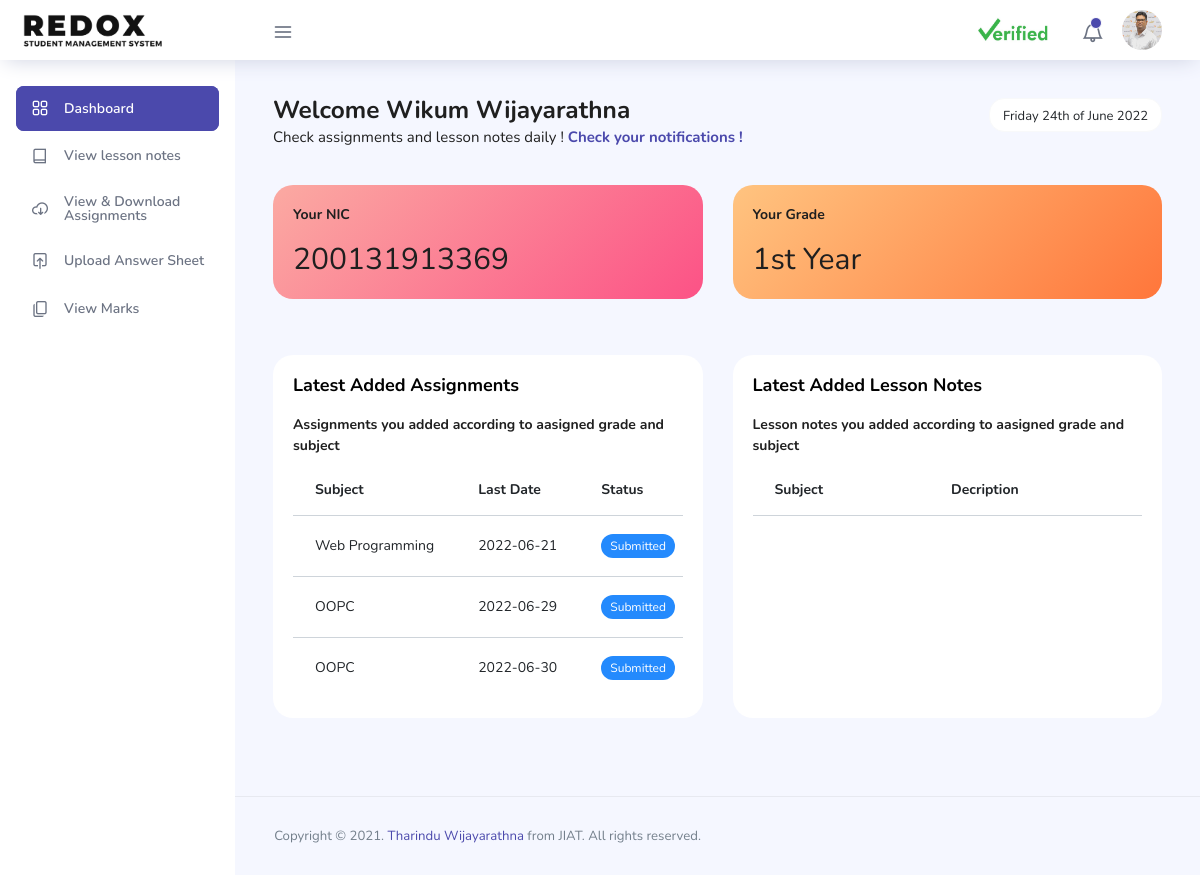
Screenshot of /student_dashboard.php (signed in) with the database file from the repository.
### tables this page shows
CREATE TABLE IF NOT EXISTS `student_img` (
  `id` int NOT NULL AUTO_INCREMENT,
  `students_id` int NOT NULL,
  `path` varchar(80) DEFAULT NULL,
  PRIMARY KEY (`id`),
  KEY `fk_student_img_students1_idx` (`students_id`),
  CONSTRAINT `fk_student_img_students1` FOREIGN KEY (`students_id`) REFERENCES `students` (`id`)
);

CREATE TABLE IF NOT EXISTS `grade` (
  `id` int NOT NULL AUTO_INCREMENT,
  `grade` varchar(45) DEFAULT NULL,
  PRIMARY KEY (`id`)
);

CREATE TABLE IF NOT EXISTS `subject` (
  `id` int NOT NULL AUTO_INCREMENT,
  `subject` varchar(45) DEFAULT NULL,
  PRIMARY KEY (`id`)
);

CREATE TABLE IF NOT EXISTS `added_assignment` (
  `id` int NOT NULL AUTO_INCREMENT,
  `subject_id` int NOT NULL,
  `grade_id` int NOT NULL,
  `teachers_id` int NOT NULL,
  `description` varchar(60) DEFAULT NULL,
  `path` varchar(80) DEFAULT NULL,
  `start_date` date DEFAULT NULL,
  `last_date` date DEFAULT NULL,
  PRIMARY KEY (`id`),
  KEY `fk_added_assignment_subject1_idx` (`subject_id`),
  KEY `fk_added_assignment_grade1_idx` (`grade_id`),
  KEY `fk_added_assignment_teachers1_idx` (`teachers_id`),
  CONSTRAINT `fk_added_assignment_grade1` FOREIGN KEY (`grade_id`) REFERENCES `grade` (`id`),
  CONSTRAINT `fk_added_assignment_subject1` FOREIGN KEY (`subject_id`) REFERENCES `subject` (`id`),
  CONSTRAINT `fk_added_assignment_teachers1` FOREIGN KEY (`teachers_id`) REFERENCES `teachers` (`id`)
);

### connection.php (called while the page is built, shortened)
<?php
class Database{
    public static $connection;
    public static function setUpConnection()
    {
        if (!isset(Database::$connection)) {
            Database::$connection = new mysqli("localhost", "root", "Wikum@123", "lms_jiat", "3306");
        }
    }
    public static function search($q)
    {
        $resultset = Database::$connection->query($q);
        return $resultset;
    }
}
?>

### student_dashboard.php (the view, shortened to what this page needs)
<?php
require "connection.php";
if (isset($_SESSION["s"])) {
?>
  <!DOCTYPE html>
  <html lang="en">
  <head>
    <link rel="stylesheet" href="vendors/feather/feather.css" />
    <link rel="stylesheet" href="vendors/ti-icons/css/themify-icons.css" />
    <link rel="stylesheet" href="vendors/css/vendor.bundle.base.css" />
    <link rel="stylesheet" href="css/vertical-layout-light/style.css" />
  </head>
  <body>
    <div class="container-scroller">
      <nav class="navbar col-lg-12 col-12 p-0 fixed-top d-flex flex-row">
        <div class="text-center navbar-brand-wrapper d-flex align-items-center justify-content-center">
          <a class="navbar-brand brand-logo mr-5" href="index.html"><img src="images/logo.png" alt="logo" /></a>
        </div>
        <div class="navbar-menu-wrapper d-flex align-items-center justify-content-end">
          <button class="navbar-toggler navbar-toggler align-self-center" type="button" data-toggle="minimize">
            <span class="icon-menu"></span>
          </button>
          <ul class="navbar-nav navbar-nav-right">
            <?php
            if ($_SESSION["s"]["verification_id"] == 1) {
            ?>
              <li class="nav-item"><img src="images/verified.png" width="75px" srcset=""></li>
            <?php
            }
            ?>
            <li class="nav-item dropdown">
              <a class="nav-link count-indicator dropdown-toggle" id="notificationDropdown" href="#" data-toggle="dropdown">
                <i class="icon-bell mx-0"></i>
                <span class="count"></span>
              </a>
            </li>
            <li class="nav-item nav-profile dropdown">
              <a class="nav-link dropdown-toggle" href="#" data-toggle="dropdown" id="profileDropdown">
                <?php
                $imgfind = Database::search("SELECT * FROM `student_img` WHERE `students_id` = '" . $_SESSION["s"]["id"] . "'");
                $inum = $imgfind->num_rows;
                if ($inum == 1) {
                  $idata = $imgfind->fetch_assoc();
                ?>
                  <img src="images/student_profile/<?php echo $idata["path"] ?>" alt="profile">
                <?php
                } else {
                ?>
                  <img src="images/faces/upload.png" alt="profile" />
                <?php
                }
                ?>
              </a>
            </li>
          </ul>
        </div>
      </nav>
      <div class="container-fluid page-body-wrapper">
        <nav class="sidebar sidebar-offcanvas" id="sidebar">
          <ul class="nav">
            <li class="nav-item">
              <a class="nav-link" href="student_dashboard.php">
                <i class="icon-grid menu-icon"></i>
                <span class="menu-title">Dashboard</span>
              </a>
            </li>
            <li class="nav-item">
              <a class="nav-link" href="view_lesson_notes.php">
                <i class="icon-book menu-icon"></i>
                <span class="menu-title">View lesson notes</span>
              </a>
            </li>
            <li class="nav-item">
              <a class="nav-link" href="view_assignments.php">
                <i class="icon-cloud-download  menu-icon"></i>
                <span class="menu-title">View & Download <br> Assignments</span>
              </a>
            </li>
            <li class="nav-item">
              <a class="nav-link" href="upload_assignment.php">
                <i class="icon-upload menu-icon"></i>
                <span class="menu-title">Upload Answer Sheet</span>
              </a>
            </li>
            <li class="nav-item">
              <a class="nav-link" href="view_marks.php">
                <i class="icon-paper-stack menu-icon"></i>
                <span class="menu-title">View Marks</span>
              </a>
            </li>
          </ul>
        </nav>
        <div class="main-panel">
          <div class="content-wrapper">
            <div class="row">
              <div class="col-md-12 grid-margin">
                <div class="row">
                  <div class="col-12 col-xl-8 mb-4 mb-xl-0">
                    <h3 class="font-weight-bold">Welcome <?php echo $_SESSION["s"]["first_name"] . " " . $_SESSION["s"]["last_name"] ?></h3>
                    <h6 class="font-weight-normal mb-0 ">
                      Check assignments and lesson notes daily !
                      <span class="text-primary font-weight-bold">Check your notifications !</span>
                    </h6>
                  </div>
                  <div class="col-12 col-xl-4">
                    <div class="justify-content-end d-flex">
                      <div class="flex-md-grow-1 flex-xl-grow-0">
                        <button class="btn btn-sm btn-light bg-white" type="button" aria-haspopup="true" aria-expanded="true">
                          <i class="mdi mdi-calendar"></i> <?php echo date('l jS \of F Y '); ?>
                        </button>
                      </div>
                    </div>
                  </div>
                </div>
              </div>
            </div>
            <div class="row">
              <div class="col-md-12 grid-margin transparent">
                <div class="row">
                  <div class="col-md-6 mb-3 stretch-card transparent">
                    <div class="card bg-gradient-danger">
                      <div class="card-body">
                        <p class="mb-4 font-weight-bolder">Your NIC</p>
                        <p class="fs-30 mb-2"><?php echo $_SESSION["s"]["nic"] ?></p>
                      </div>
                    </div>
                  </div>
                  <div class="col-md-6 mb-3 stretch-card transparent">
                    <div class="card bg-gradient-warning">
                      <div class="card-body">
                        <p class="mb-4 font-weight-bolder">Your Grade</p>
                        <?php
                        $grade_load = Database::search("SELECT * FROM `grade` WHERE `id` = '" . $_SESSION["s"]["grade_id"] . "'");
                        $gdata = $grade_load->fetch_assoc();
                        ?>
                        <p class="fs-30 mb-2"><?php echo $gdata["grade"] ?></p>
                      </div>
                    </div>
                  </div>
                </div>
              </div>
              <div class="col-md-6 grid-margin stretch-card">
                <div class="card">
                  <div class="card-body">
                    <p class="card-title">Latest Added Assignments</p>
                    <p class="font-weight-bold ">
                      Assignments you added according to aasigned grade and subject
                    </p>
                    <div class="table-responsive">
                      <table class="table">
                        <thead>
                          <tr>
                            <th>Subject</th>
                            <th>Last Date</th>
                            <th>Status</th>
                          </tr>
                        </thead>
                        <tbody>
                          <?php
                          $query = Database::search("SELECT * FROM `added_assignment` WHERE `grade_id` = '" . $_SESSION["s"]["grade_id"] . "'");
                          $qnum = $query->num_rows;
                          for ($i = 0; $i < $qnum; $i++) {
                            $data = $query->fetch_assoc();
                            $subject = Database::search("SELECT * FROM `subject` WHERE `id` = '" . $data["subject_id"] . "'");
                            $subdata = $subject->fetch_assoc();
                            $submit_status = Database::search("SELECT * FROM `upload_assignment` WHERE `added_assignment_id` = '" . $data["id"] . "' AND `subject_id` = '" . $data["subject_id"] . "' AND `grade_id` = '" . $data["grade_id"] . "' AND `students_id` = '" . $_SESSION["s"]["id"] . "'");
                            $sstatus = $submit_status->num_rows;
                          ?>
                            <tr>
                              <td><?php echo $subdata["subject"] ?></td>
                              <td><?php echo $data["last_date"] ?></td>
                              <?php
                              if ($sstatus == 1) {
                              ?>
                                <td><label class="badge badge-info">Submitted</label></td>
                              <?php
                              } else {
                              ?>
                                <td><label class="badge badge-warning">Not Uploaded</label></td>
                              <?php
                              }
                              ?>
                            </tr>
                          <?php
                          }
                          ?>
                        </tbody>
                      </table>
                    </div>
                  </div>
                </div>
              </div>
              <div class="col-md-6 grid-margin stretch-card">
                <div class="card">
                  <div class="card-body">
                    <p class="card-title">Latest added lesson notes</p>
                    <p class="font-weight-bold">
                      Lesson notes you added according to aasigned grade and subject
                    </p>
                    <div class="table-responsive">
                      <table class="table">
                        <thead>
                          <tr>
                            <th>Subject</th>
                            <th>Decription</th>
                          </tr>
                        </thead>
                      </table>
                    </div>
                  </div>
                </div>
              </div>
            </div>
          </div>
          <footer class="footer">
            <div class="d-sm-flex justify-content-center justify-content-sm-between">
              <span class="text-muted text-center text-sm-left d-block d-sm-inline-block">Copyright © 2021.
                <a href="#" target="_blank">Tharindu Wijayarathna</a>
                from JIAT. All rights reserved.</span>
            </div>
          </footer>
        </div>
      </div>
  </body>
  </html>
<?php
} else {
?>
  <script>
    window.location = "student_login.php";
  </script>
<?php
}
?>

### rows the page displays
student_img: path (picture)
grade: grade "1st Year"
subject: subject "Web Programming", added_assignment.last_date "2022-06-21"
subject: subject "OOPC", added_assignment.last_date "2022-06-29", added_assignment.last_date "2022-06-30"

### other values shown
$_SESSION["s"]["first_name"] "Wikum"
$_SESSION["s"]["last_name"] "Wijayarathna"
$_SESSION["s"]["nic"] "200131913369"
